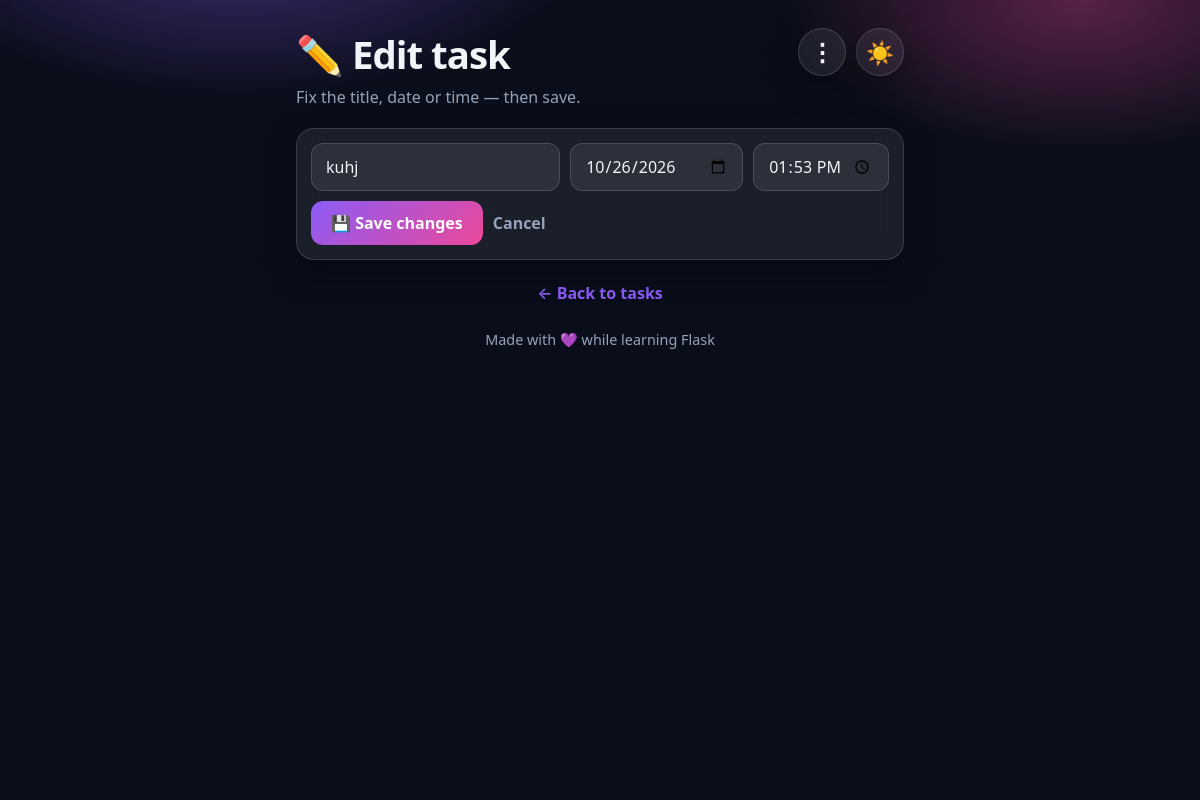
/edit/15, run on the app's committed database.
### tables this page shows
CREATE TABLE tasks (
            id INTEGER PRIMARY KEY AUTOINCREMENT,
            title TEXT NOT NULL,
            due_date TEXT NOT NULL DEFAULT '',
            done INTEGER NOT NULL DEFAULT 0,
            created_at TEXT NOT NULL DEFAULT ''
        , due_time TEXT NOT NULL DEFAULT '');

### app.py (the view, shortened to what this page needs)
@app.route("/edit/<int:task_id>", methods=["GET", "POST"])
def edit_task(task_id):
    db = get_db()
    task = db.execute("SELECT * FROM tasks WHERE id = ?", (task_id,)).fetchone()
    if not task:
        return redirect(url_for("index"))
    return render_template(
        "edit.html",
        t=task,
        back=request.referrer or url_for("index"),
        due_count=due_count(db),
    )

### app.py (called while the page is built)
def get_db():
    if "db" not in g:
        if USE_PG:
            import psycopg2
            import psycopg2.extras
            raw = psycopg2.connect(
                DATABASE_URL, cursor_factory=psycopg2.extras.RealDictCursor
            )
            g.db = _PGConnection(raw)
        else:
            os.makedirs(app.instance_path, exist_ok=True)
            conn = sqlite3.connect(DATABASE)
            conn.row_factory = sqlite3.Row
            g.db = conn
    return g.db

def due_count(db):
    return db.execute("SELECT COUNT(*) AS c FROM tasks WHERE done = 0").fetchone()["c"]

### templates/edit.html (shortened to what this page needs)
<!DOCTYPE html>
<html lang="en" data-theme="dark">
<head>
    <link rel="stylesheet" href="{{ url_for('static', filename='style.css') }}" />
</head>
<body>
    <div class="bg-glow"></div>
    <main class="wrap">
        <header class="hero">
            <div>
                <h1>✏️ Edit task</h1>
                <p class="tagline">Fix the title, date or time — then save.</p>
            </div>
            <div class="header-actions">
                <div class="menu-wrap">
                    <button class="menu-btn" id="menuBtn" type="button" title="More options">⋮</button>
                </div>
                <button class="theme-btn" id="themeBtn" type="button" title="Switch theme">🌙</button>
            </div>
        </header>
        <form class="add-form card" action="{{ url_for('edit_task', task_id=t.id) }}" method="post">
            <input type="text" name="title" value="{{ t.title }}" required autofocus />
            <input type="date" id="dueDate" name="due_date" value="{{ t.due_date }}" title="Due date" />
            <input type="time" id="dueTime" name="due_time" value="{{ t.due_time }}" title="Due time" />
            <button type="submit">💾 Save changes</button>
            <a class="cancel-link" href="{{ back }}">Cancel</a>
        </form>
        <p class="back-link"><a href="{{ url_for('index') }}">← Back to tasks</a></p>
        <footer>
            <p>Made with 💜 while learning Flask</p>
        </footer>
    </main>
</body>
</html>

### static/style.css (style rules this page uses)
:root, [data-theme="dark"] { --bg: #0a0e1a; --card: rgba(255, 255, 255, 0.07); --card-border: rgba(255, 255, 255, 0.14); --text: #f1f5f9; --muted: #94a3b8; --accent: #8b5cf6; --accent2: #ec4899; --accent-grad: linear-gradient(135deg, #8b5cf6, #ec4899); --input-bg: rgba(255, 255, 255, 0.08); --glow: radial-gradient(600px 300px at 20% -10%, rgba(139, 92, 246, 0.45), transparent 60%), radial-gradient(500px 260px at 90% 0%, rgba(236, 72, 153, 0.35), transparent 60%); --shadow: 0 12px 32px rgba(0, 0, 0, 0.35); }
* { box-sizing: border-box; }
body { margin: 0; font-family: "Segoe UI", system-ui, -apple-system, sans-serif; background: var(--bg); color: var(--text); min-height: 100vh; transition: background 0.3s, color 0.3s; }
.bg-glow { position: fixed; inset: 0; background: var(--glow); pointer-events: none; z-index: 0; }
.wrap { position: relative; z-index: 1; max-width: 640px; margin: 0 auto; padding: 28px 16px 40px; }
.hero { display: flex; align-items: flex-start; justify-content: space-between; gap: 12px; margin-bottom: 20px; }
.hero h1 { margin: 0; font-size: 2.4rem; letter-spacing: -1px; }
.tagline { margin: 6px 0 0; color: var(--muted); }
.header-actions { display: flex; gap: 10px; align-items: flex-start; flex-shrink: 0; }
.theme-btn { font-size: 1.4rem; background: var(--card); border: 1px solid var(--card-border); border-radius: 999px; width: 48px; height: 48px; cursor: pointer; box-shadow: var(--shadow); transition: transform 0.15s; }
.menu-wrap { position: relative; }
.menu-btn { font-size: 1.5rem; font-weight: 700; line-height: 1; background: var(--card); color: var(--text); border: 1px solid var(--card-border); border-radius: 999px; width: 48px; height: 48px; cursor: pointer; box-shadow: var(--shadow); }
.card { background: var(--card); border: 1px solid var(--card-border); border-radius: 18px; box-shadow: var(--shadow); backdrop-filter: blur(12px); }
.add-form { display: flex; gap: 10px; padding: 14px; margin-bottom: 16px; flex-wrap: wrap; }
.add-form input[type="text"] { flex: 1 1 220px; min-width: 180px; }
input, button { font: inherit; }
input[type="text"], input[type="date"], input[type="time"] { background: var(--input-bg); color: var(--text); border: 1px solid var(--card-border); border-radius: 12px; padding: 11px 14px; outline: none; }
.add-form button { background: var(--accent-grad); color: #fff; border: none; border-radius: 12px; padding: 11px 20px; font-weight: 700; cursor: pointer; }
.cancel-link { align-self: center; color: var(--muted); font-weight: 600; text-decoration: none; }
.back-link { text-align: center; margin-top: 22px; }
.back-link a { color: var(--accent); font-weight: 600; text-decoration: none; }
footer { text-align: center; color: var(--muted); font-size: 0.9rem; margin-top: 26px; }

### data on the page
tasks: title "kuhj", due_date "10/26/2026", due_time "13:53"
